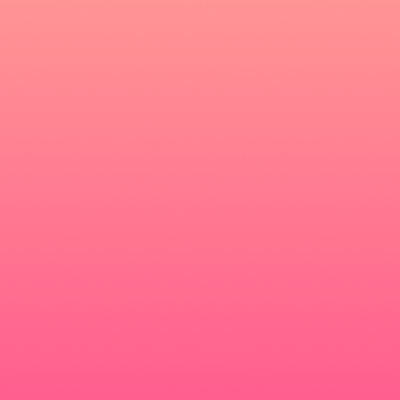
#> input picture QuoteItRes/backgrounds/102.png, 400 x 400 px; its folder holds 3 pictures in this run
$ python text_to_img.py   (older library calls are emulated)
#> lines starting #> are read from the running program, lines starting #| are printed output that depends on the picture
from PIL import Image
from PIL import ImageDraw
from PIL import ImageFont
import os

os.chdir('./QuoteItRes')


class QuoteImage:
    def __init__(self, font, background, text, text_color, by_text, author_font):
#> called with font = 'poppins_regular', background = '102', text = 'i am a fucking GOD', text_color = 'rgb(0, 0, 255)', by_text = 'SeyTonic', author_font = 'poppins_regular'
        font_path = os.path.join('./fonts', f'{font}.ttf')

        self.font = ImageFont.truetype(
            font_path, size=26)
        self.text = text
        self.text_color = text_color

        self.author = by_text
        self.author_text = ImageFont.truetype(
            os.path.join('./fonts', f'{author_font}.ttf'), size=20)

        self.img = Image.open(f'./backgrounds/{background}.png')
#> self.img is the input picture: PIL image 400x400 RGBA; mean R, G, B, A 255, 118.3, 142.3, 247.2
        self.draw = ImageDraw.Draw(self.img)

    def saveImage(self):
        x, y = self.img.size
#> x = 400; y = 400
        text_width, text_height = self.draw.textsize(self.text)
#> text_width = 88; text_height = 12

        self.draw.text((x * 0.4 - text_width, y * 0.4 - text_height), self.text,
                       fill=self.text_color, font=self.font)

        text_width, text_height = self.draw.textsize(f'-{self.author}')
#> text_width = 46
        self.draw.text((x * 0.8 - text_width, y * 0.8 - text_height), f'-{self.author}',
                       fill=self.text_color, font=self.author_text)
        self.img.save(f'{self.author}.png')
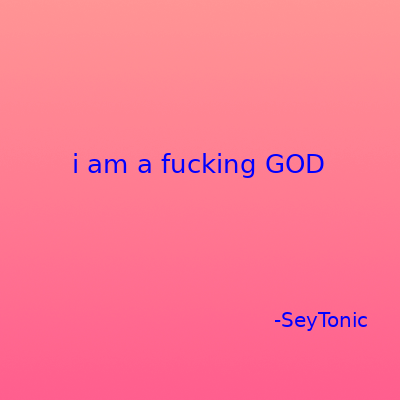
#> saved as SeyTonic.png: PIL image 400x400 RGBA; mean R, G, B, A 252.4, 117.1, 143.5, 247.3; transparent parts drawn white


if __name__ == '__main__':
    quoteImage = QuoteImage('poppins_regular',
                            '102',
                            "i am a fucking GOD",
                            "rgb(0, 0, 255)",
                            "SeyTonic",
                            'poppins_regular')

    quoteImage.saveImage()
